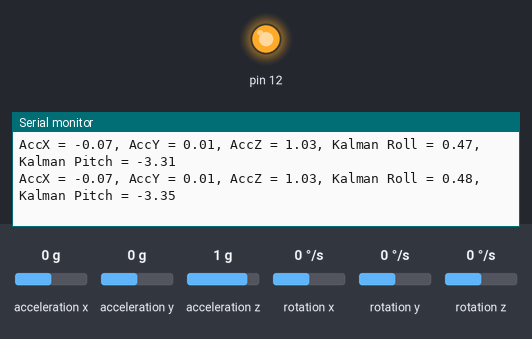
The sketch below on a simulated Arduino Uno, built with avr-gcc and run on an emulated ATmega328P. On the bench: output pins drawn as LEDs (lit = HIGH), the last lines printed to the serial monitor. Wiring (inferred from the names in the program): MPU-6050 motion sensor at I2C address 0x68. Inputs (shaded band) come from the test bench; at power-on: acceleration x 0 g, acceleration y 0 g, acceleration z 1 g, rotation x 0 °/s, rotation y 0 °/s, rotation z 0 °/s.

Above: at 4.1 s.
4.2 s: acceleration x set to -1.4 g
At 5.2 s:
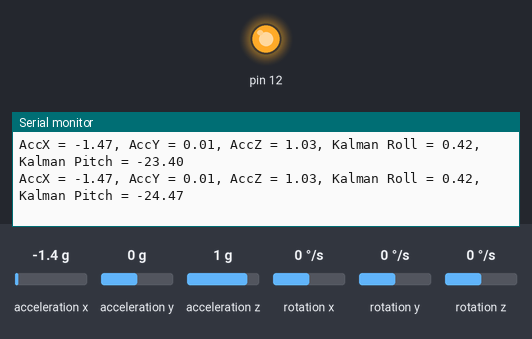
7.2 s: acceleration y set to -1.4 g
At 7.7 s:
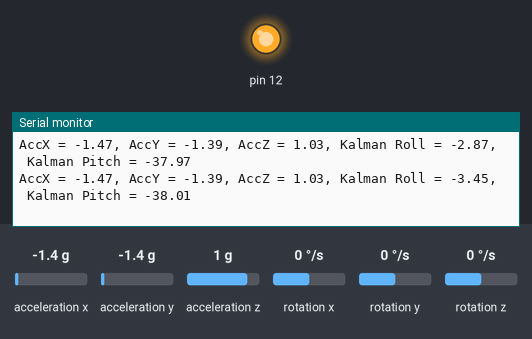
10.2 s: acceleration z set to -1.4 g
At 10.37 s:
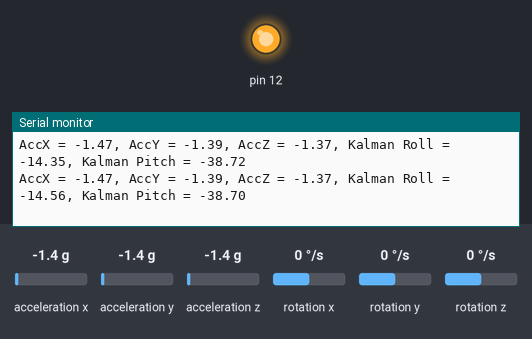
13.2 s: rotation x set to 192 °/s
At 13.27 s:
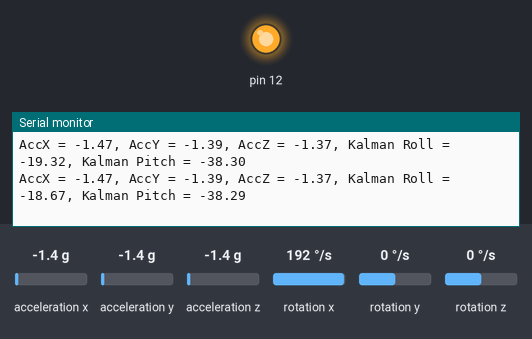
Timing chart, 0 to 16.2 s (numbered marks = the images above; inputs shaded):
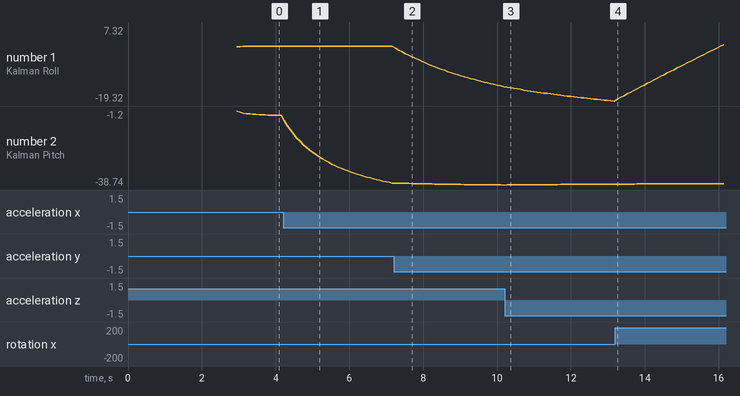

Measured:
- after the input at 4.2 s, the serial monitor: prints a new line at once (image 1)
- after the input at 7.2 s, the serial monitor: prints a new line after 0.05 s (image 2)
- after the input at 10.2 s, the serial monitor: prints a new line after 0.07 s (image 3)
- after the input at 13.2 s, the serial monitor: prints a new line after 0.06 s (image 4)
- plotted number 1: 0.48 → 0.37 after the input at 4.2 s, 0.37 → -14.13 after the input at 7.2 s, -14.13 → -19.32 after the input at 10.2 s, -19.32 → 7.32 after the input at 13.2 s
- plotted number 2: -3.38 → -37.75 after the input at 4.2 s, -37.75 → -38.74 after the input at 7.2 s, -38.74 → -38.3 after the input at 10.2 s, -38.3 → -38 after the input at 13.2 s

The sketch:

kalman-filter-attempt1.ino
```cpp
#include <Wire.h>
#include <math.h>

// Gyroscope and Accelerometer readings
float RateRoll, RatePitch, RateYaw;
float AccX, AccY, AccZ;
float AngleRoll, AnglePitch;

// Calibration variables
float RateCalibrationRoll = 0, RateCalibrationPitch = 0, RateCalibrationYaw = 0;
int RateCalibrationSamples = 2000;

// Kalman filter variables
float KalmanAngleRoll = 0, KalmanUncertaintyAngleRoll = 4;
float KalmanAnglePitch = 0, KalmanUncertaintyAnglePitch = 4;
float Kalman1DOutput[] = {0, 0};

void kalman_1d(float KalmanState, float KalmanUncertainty, float KalmanInput, float KalmanMeasurement) {
  KalmanState = KalmanState + 0.004 * KalmanInput;  // Predict angle
  KalmanUncertainty = KalmanUncertainty + 0.004 * -0.004 * 16; // Predict uncertainty
  float KalmanGain = KalmanUncertainty / (KalmanUncertainty + 9); // Update step
  KalmanState = KalmanState + KalmanGain * (KalmanMeasurement - KalmanState);
  KalmanUncertainty = (1 - KalmanGain) * KalmanUncertainty;

  Kalman1DOutput[0] = KalmanState;
  Kalman1DOutput[1] = KalmanUncertainty;
}

void gyro_signals(void) {
  // Read accelerometer data
  Wire.beginTransmission(0x68);
  Wire.write(0x3B);
  Wire.endTransmission();
  Wire.requestFrom(0x68, 6);
  int16_t AccXLSB = Wire.read() << 8 | Wire.read();
  int16_t AccYLSB = Wire.read() << 8 | Wire.read();
  int16_t AccZLSB = Wire.read() << 8 | Wire.read();

  // Read gyroscope data
  Wire.beginTransmission(0x68);
  Wire.write(0x43);
  Wire.endTransmission();
  Wire.requestFrom(0x68, 6);
  int16_t GyroX = Wire.read() << 8 | Wire.read();
  int16_t GyroY = Wire.read() << 8 | Wire.read();
  int16_t GyroZ = Wire.read() << 8 | Wire.read();

  // Convert raw data to physical units
  RateRoll = (float)GyroX / 65.5 - RateCalibrationRoll;
  RatePitch = (float)GyroY / 65.5 - RateCalibrationPitch;
  RateYaw = (float)GyroZ / 65.5 - RateCalibrationYaw;

  AccX = (float)AccXLSB / 4096.0 - 0.07;
  AccY = (float)AccYLSB / 4096.0 + 0.01;
  AccZ = (float)AccZLSB / 4096.0 + 0.03;

  // Angle calculations in degrees
  AngleRoll = atan2(AccY, sqrt(AccX * AccX + AccZ * AccZ)) * 180.0 / PI;
  AnglePitch = atan2(AccX, sqrt(AccY * AccY + AccZ * AccZ)) * 180.0 / PI;
}

void calibrateGyro() {
  long sumRoll = 0, sumPitch = 0, sumYaw = 0;
  for (int i = 0; i < RateCalibrationSamples; i++) {
    Wire.beginTransmission(0x68);
    Wire.write(0x43);
    Wire.endTransmission();
    Wire.requestFrom(0x68, 6);
    int16_t GyroX = Wire.read() << 8 | Wire.read();
    int16_t GyroY = Wire.read() << 8 | Wire.read();
    int16_t GyroZ = Wire.read() << 8 | Wire.read();

    sumRoll += GyroX;
    sumPitch += GyroY;
    sumYaw += GyroZ;
    delay(1);
  }
  RateCalibrationRoll = (float)sumRoll / RateCalibrationSamples / 65.5;
  RateCalibrationPitch = (float)sumPitch / RateCalibrationSamples / 65.5;
  RateCalibrationYaw = (float)sumYaw / RateCalibrationSamples / 65.5;
}

void setup() {
  Serial.begin(9600);
  pinMode(12, OUTPUT);
  digitalWrite(12, HIGH);

  Wire.begin();
  Wire.setClock(400000);
  delay(250);

  // Wake up MPU6050
  Wire.beginTransmission(0x68);
  Wire.write(0x6B);
  Wire.write(0x00);
  Wire.endTransmission();

  // Configure accelerometer (±8g)
  Wire.beginTransmission(0x68);
  Wire.write(0x1C);
  Wire.write(0x10);
  Wire.endTransmission();

  // Configure gyroscope (±500°/s)
  Wire.beginTransmission(0x68);
  Wire.write(0x1B);
  Wire.write(0x08);
  Wire.endTransmission();

  // Calibrate gyro
  Serial.println("Calibrating gyroscope...");
  calibrateGyro();
  Serial.println("Calibration done.");
}

void loop() {
  gyro_signals();

  // Kalman filtering
  kalman_1d(KalmanAngleRoll, KalmanUncertaintyAngleRoll, RateRoll, AngleRoll);
  KalmanAngleRoll = Kalman1DOutput[0];
  KalmanUncertaintyAngleRoll = Kalman1DOutput[1];

  kalman_1d(KalmanAnglePitch, KalmanUncertaintyAnglePitch, RatePitch, AnglePitch);
  KalmanAnglePitch = Kalman1DOutput[0];
  KalmanUncertaintyAnglePitch = Kalman1DOutput[1];

  // Print
  Serial.print("AccX = "); Serial.print(AccX);
  Serial.print(", AccY = "); Serial.print(AccY);
  Serial.print(", AccZ = "); Serial.print(AccZ);
  Serial.print(", Kalman Roll = "); Serial.print(KalmanAngleRoll);
  Serial.print(", Kalman Pitch = "); Serial.println(KalmanAnglePitch);

  delay(50);
}
```
